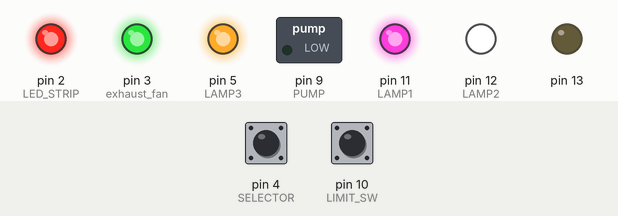
Simulated run of this sketch. Board: Arduino Uno, built with avr-gcc and run on an emulated ATmega328P. Shown: switched loads named in the sketch (green lamp = pin HIGH), output pins drawn as LEDs (lit = HIGH). Inputs (shaded band) come from the test bench; at power-on: pin 4 (SELECTOR) LOW, pin 10 (LIMIT_SW) LOW. The local clock reads 2024-03-15 10:24:30 at power-on unless the sketch sets it; what the sketch prints to the serial monitor is not drawn.

Above: at 2.2 s.
2.3 s: pin 4 (SELECTOR) pulled HIGH for 0.15 s
At 2.37 s:
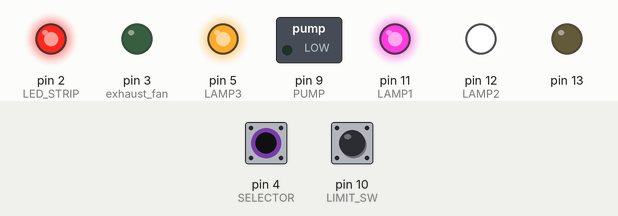
8.0 s: pin 4 (SELECTOR) pulled HIGH for 3.2 s
At 12.2 s:
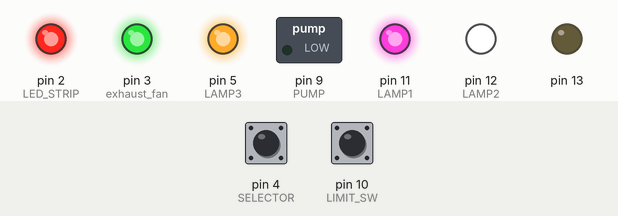
12.7 s: pin 4 (SELECTOR) driven HIGH and pin 10 (LIMIT_SW) driven HIGH
At 13.5 s:
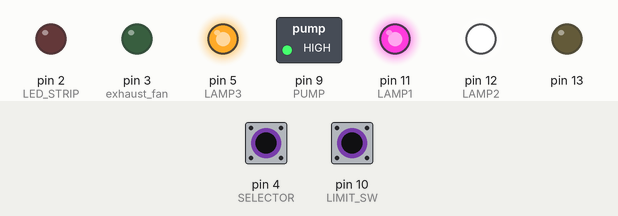
15.7 s: pin 4 (SELECTOR) driven LOW
At 16.8 s:
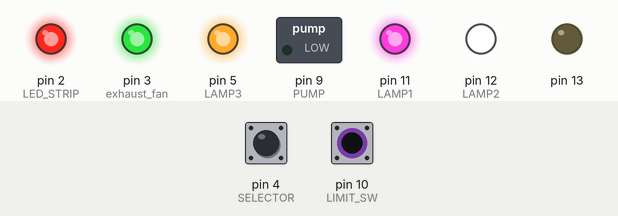
Timing chart, 0 to 18.2 s (numbered marks = the images above; inputs shaded):
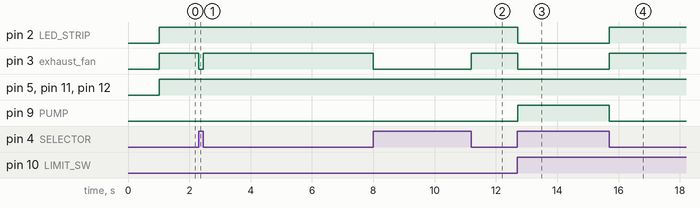

The sketch:

Hydroponics_Arduino.ino
```cpp
#include "DS3231.h"
#include <Wire.h>
#include <EEPROM.h>
#include <Nextion.h>
#include <avr/pgmspace.h>
#include <stdlib.h>
#include <SoftwareSerial.h>

SoftwareSerial espSerial(7, 6);
#define TIMER_INTERVAL_MS 1
#define LED_ON_TIME_MS 3000


#define SDA A4
#define SCL A5
#define SELECTOR 4
#define PUMP 9
#define LIMIT_SW 10
#define LAMP1 11
#define LAMP2 12
#define LAMP3 5 //D13 pindah ke 5
#define LED_STRIP 2
#define exhaust_fan 3
// byte set_year = 23;
// byte set_month = 03;
// byte set_date = 31;
// byte set_hour = 13;
// byte set_minute = 41;
// byte set_second = 0;

int hour, minute;
bool autoMode = true;


DS3231 myRTC;

String temp, humid, tds, ph, dist;
const long interval = 500;
unsigned long currentMillis;
unsigned long previousMillis;


volatile bool ledOn = false;
volatile int interruptCounter = 0;
bool door_opened = false;
bool limitSW_state, selector_state;
char buffer[35] = {0};
/*
  [0][x] = Hour, [1][x] = Minute,
  x = [Start setpoint 1, end setpoint 1, start setpoint 2, end setpoint 2 ...]
*/
int setpoint[2][6] = {{0, 0, 0, 0, 0, 0},
  {0, 0, 0, 0, 0, 0}
};


//NEXTION VARIABLE DECLARATIONS
const char st_SP1_h[] PROGMEM = "SP1_h";
const char st_SP1End_h[] PROGMEM = "SP1End_h";
const char st_SP2_h[] PROGMEM = "SP2_h";
const char st_SP2End_h[] PROGMEM = "SP2End_h";
const char st_SP3_h[] PROGMEM = "SP3_h";
const char st_SP3End_h[] PROGMEM = "SP3End_h";
const char st_SP1_m[] PROGMEM = "SP1_m";
const char st_SP1End_m[] PROGMEM = "SP1End_m";
const char st_SP2_m[] PROGMEM = "SP2_m";
const char st_SP2End_m[] PROGMEM = "SP2End_m";
const char st_SP3_m[] PROGMEM = "SP3_m";
const char st_SP3End_m[] PROGMEM = "SP3End_m";

const char *const nex_SPvar[][6] PROGMEM = {{st_SP1_h, st_SP1End_h, st_SP2_h, st_SP2End_h, st_SP3_h, st_SP3End_h},
  {st_SP1_m, st_SP1End_m, st_SP2_m, st_SP2End_m, st_SP3_m, st_SP3End_m}
};

int CurrentPage = 0;
char buffer2[40];
NexText nex_setpoints = NexText(1, 44, "setpoints");
NexButton bSetting = NexButton(0, 7, "bSetting");  // Button added
NexButton bUpdate = NexButton(1, 57, "bUpdate");   // Button added
NexDSButton btLamp = NexDSButton(1, 37, "btLamp"); // Dual state button added
NexPage page0 = NexPage(0, 0, "page0"); // Page added as a touch event
NexPage page1 = NexPage(1, 0, "page1"); // Page added as a touch event

NexTouch *nex_listen_list[] =
{
  &bSetting, // Button added
  &bUpdate,  // Button added
  &btLamp,   // Button added
  &page0,    // Page added as a touch event
  &page1,    // Page added as a touch event
  NULL       // String terminated
};                 // End of touch event

// END OF NEXTION DECLARATION


//int incomingByte;
//String incomingStr = "a";
//String parsedHour, parsedMin;
//int ind1, ind2, hour_now, min_now;

uint32_t force_lamp = 0;

void setup() {
  //TIMER ISR
  // Configure Timer 2 for CTC mode
  TCCR2A = (1 << WGM21);                  // Enable CTC mode
  TCCR2B = (1 << CS22); //| (1 << CS21);     // Set prescaler to 64
  OCR2A = TIMER_INTERVAL_MS * 250 - 1;    // Set OCR2A for a 1ms timer interval

  // Enable Timer 2 Compare A Match interrupt
  TIMSK2 = (1 << OCIE2A);
  sei();

  //Initialize PinModes
  pinMode(13, OUTPUT);
  pinMode(SELECTOR, INPUT);
  pinMode(PUMP, OUTPUT);
  pinMode(LIMIT_SW, INPUT);
  pinMode(LAMP1, OUTPUT);
  pinMode(LAMP2, OUTPUT);
  pinMode(LAMP3, OUTPUT);
  pinMode(LED_STRIP, OUTPUT);
  pinMode(exhaust_fan, OUTPUT);
  pinMode(3, OUTPUT);

  Wire.begin();
  Serial.begin(115200);  // Start serial comunication at baud=115200
  Serial.println("starting...");
  espSerial.begin(9600);
  bSetting.attachPush(bSettingPushCallback);
  bUpdate.attachPush(bUpdatePushCallback);
  btLamp.attachPush(btLampPushCallback);
  page0.attachPush(page0PushCallback);  // Page press event
  page1.attachPush(page1PushCallback);  // Page press event
  //  Serial.print(myRTC.getYear(), DEC);
  //  Serial.print('/');
  //  Serial.print(myRTC.getMonth(century), DEC);
  //  Serial.print('/');
  //  Serial.print(myRTC.getDate(), DEC);
  //  Serial.print(' ');
  //  Serial.print(myRTC.getHour(h24, time_pm), DEC);
  //  Serial.print(':');
  //  Serial.print(myRTC.getMinute(), DEC);
  //  Serial.print(':');
  //  Serial.print(myRTC.getSecond(), DEC);
  //  Serial.println();

  //save_setPoint(); //TO RESET EEPROM VALUE
  call_setPoint();
  delay(1000);
}


void loop() {
           // End of touch event
  currentMillis = millis();
  if (espSerial.available()) {
    String receivedString = espSerial.readStringUntil('\n');  // Read the string until a newline character is received
    //    Serial.println(receivedString);                          // Print the received string on Serial Monitor
    getSensorVal(receivedString);
  }

  if (currentMillis - previousMillis >= interval) {
    getTime();
    if (CurrentPage == 0) nex_SendData();
    LEDcontrol();
    previousMillis = currentMillis;

  }

  checkMode();
  //Serial.println(digitalRead(LED_STRIP));


  delay(10);
  nexLoop(nex_listen_list);
}


void checkMode() {
  limitSW_state = digitalRead(LIMIT_SW);
  selector_state = digitalRead(SELECTOR);

  if (selector_state) { //AUTO MODE
    //Serial.println("AUTO Mode");
    if (!autoMode)
    {
      autoMode = true;
      digitalWrite(3, !HIGH);
      digitalWrite(6, !LOW);
      //Serial.println("AUTO");
    }

    if (limitSW_state) {
      //Serial.println("LIMIT ON");
      if (!door_opened) {
        digitalWrite(PUMP, !LOW);
        LEDWarning();
        door_opened = true;
      }
    }
    else {
      //Serial.println("Limit Off");
      digitalWrite(PUMP, !HIGH);
      digitalWrite(LED_STRIP, !LOW);
      door_opened = false;
    }

  }
  else { //MANUAL MODE
    //Serial.println("MANUAL Mode, PUMP ALWAYS ON");
    digitalWrite(3, !LOW);
    digitalWrite(6, !HIGH);
    digitalWrite(PUMP, !HIGH);
    digitalWrite(LED_STRIP, !LOW);
    door_opened = false;
    autoMode = false;
  }
}


void getTime() {
  int year, month, date, second;
  bool century = false;
  bool h24 = false;
  bool time_pm = false;
  year = int(myRTC.getYear());
  month = int(myRTC.getMonth(century));
  date =  int(myRTC.getDate());
  hour =  int(myRTC.getHour(h24, time_pm));
  minute = int(myRTC.getMinute());
  second = int(myRTC.getSecond());
  if (CurrentPage == 0) nex_SendTime(year, month, date, hour, minute, second);
}


void LEDWarning() {
  digitalWrite(LED_STRIP, !HIGH);
  ledOn = true;
  interruptCounter = 0;
}

ISR(TIMER2_COMPA_vect) {
  // Check if LED is on
  if (ledOn == true) {
    //Serial.println(currentMillis);

    // Increment interrupt counter
    interruptCounter++;

    // Check if on-time has elapsed
    if (interruptCounter >= LED_ON_TIME_MS / TIMER_INTERVAL_MS) {
      // Turn off LED and reset interrupt counter
      digitalWrite(LED_STRIP, !LOW);
      ledOn = false;
      interruptCounter = 0;
      //Serial.println("3 Seconds Elapsed!");
    }
  }
}
```

func_ExhaustControl.ino
```cpp
void exhaustControl(float humid)
{
  if (humid < 50) analogWrite(exhaust_fan, 40);
  else if (humid < 55) analogWrite(exhaust_fan, pwmMapper(35));
  else if (humid < 60) analogWrite(exhaust_fan, pwmMapper(50));
  else if (humid < 65) analogWrite(exhaust_fan, pwmMapper(55));
  else if (humid < 70) analogWrite(exhaust_fan, pwmMapper(65));

}

int pwmMapper(int fan_spd)
{
  return map(fan_spd, 0, 100, 0, 255);
}
```

func_LEDControl.ino
```cpp
/* setpoints:
    LAMP 1 : 12:01 - 18:30
    LAMP 2 : 15:00 - 17:30
    LAMP 3 : 09:00 - 16:30,
*/


void LEDcontrol () {


  if (force_lamp != 1) {
    digitalWrite(13,LOW);
    for (int a = 0; a <= 4; a = a + 2)
    { if (setpoint[0][a] <= hour && hour <= setpoint[0][a + 1])
      {
        if (((hour == setpoint[0][a]) && (hour == setpoint[0][a + 1])) || (hour == setpoint[0][a + 1])) {
          if (minute < setpoint[1][a + 1]) growLight_ON(a);
          else  growLight_OFF(a);

          }
        else if (hour == setpoint[0][a]) {
          if (minute >= setpoint[1][a])
            growLight_ON(a);
          else growLight_OFF(a);

        }

        else growLight_ON(a);

      }

      else  growLight_OFF(a);
    }
  }
  else {
    digitalWrite(13,HIGH);
    digitalWrite(LAMP1, !HIGH);  // Turn ON internal LED
    digitalWrite(LAMP2, !HIGH);
    digitalWrite(LAMP3, !HIGH);
  }
}


void growLight_ON(int rack)
{
  switch (rack) {
    case 0:
      digitalWrite(LAMP1, !HIGH);
      break;
    case 2:
      digitalWrite(LAMP2, !HIGH);
      break;
    case 4:
      digitalWrite(LAMP3, !HIGH);
      break;
  }
}

void growLight_OFF(int rack)
{
  switch (rack) {
    case 0:
      digitalWrite(LAMP1, !LOW);
      break;
    case 2:
      digitalWrite(LAMP2, !LOW);
      break;
    case 4:
      digitalWrite(LAMP3, !LOW);
      break;
  }
}
```

func_nextion.ino
```cpp
void nex_SendData() {
  sprintf (buffer2, "suhu.txt=\"%s\"", temp.c_str());
  Serial.print(buffer2);
  clearNextionSerial();
  sprintf (buffer2, "air.txt=\"%s\"", dist.c_str());
  Serial.print(buffer2);
  clearNextionSerial();
  sprintf (buffer2, "humidity.txt=\"%s\"", humid.c_str());
  Serial.print(buffer2);
  clearNextionSerial();
  sprintf (buffer2, "tds.txt=\"%s\"", tds.c_str());
  Serial.print(buffer2);
  clearNextionSerial();
  sprintf (buffer2, "ph.txt=\"%s\"", ph.c_str());
  Serial.print(buffer2);
  clearNextionSerial();
}

void nex_SendTime(int yr, int m, int d, int h, int mnt, int s) {
  yr += 2000;
  sprintf (buffer2, "year.txt=\"%d\"", yr);
  Serial.print(buffer2);
  clearNextionSerial();
  sprintf (buffer2, "month.txt=\"%d\"", m);
  Serial.print(buffer2);
  clearNextionSerial();
  sprintf (buffer2, "day.txt=\"%d\"", d);
  Serial.print(buffer2);
  clearNextionSerial();
  sprintf (buffer2, "hour.txt=\"%d\"", h);
  Serial.print(buffer2);
  clearNextionSerial();
  sprintf (buffer2, "min.txt=\"%d\"", mnt);
  Serial.print(buffer2);
  clearNextionSerial();
  sprintf (buffer2, "sec.txt=\"%d\"", s);
  Serial.print(buffer2);
  clearNextionSerial();

}


void nex_sendSP() {


  for (int i = 0; i < 6; i++) {
    strcpy_P(buffer, (char *)pgm_read_word(&(nex_SPvar[0][i])));
    sprintf (buffer2, "%s.val=%d", buffer, setpoint[0][i] );
    Serial.print(buffer2);
    clearNextionSerial();

    strcpy_P(buffer, (char *)pgm_read_word(&(nex_SPvar[1][i])));
    sprintf (buffer2, "%s.val=%d", buffer, setpoint[1][i] );
    Serial.print(buffer2);
    clearNextionSerial();
    //     sprintf(buffer, "Hour : %d \t  Minute : %d ", setpoint[0][i], setpoint[1][i]);
    //     Serial.println(buffer);

  }
}

void clearNextionSerial() {
  Serial.write(0xff);
  Serial.write(0xff);
  Serial.write(0xff);
}

void bSettingPushCallback(void *ptr)  // Press event for button setting
{
  nex_sendSP();
}  // End of press event


void bUpdatePushCallback(void *ptr)  // Press event for button Update
{
  memset(buffer, 0, sizeof(buffer));  // Clear the buffer, so we can start using it
  nex_setpoints.getText(buffer, sizeof(buffer));
  //  t13.getText(buffer, sizeof(buffer));
  //  Serial.println(buffer);
  splitSP(buffer);
  call_setPoint();
  delay(500);
  //  for (int i = 0; i < 12; i++) {
  //    sprintf (buffer2, "n%d.val=%d", i, EEPROM.read(i + 1));
  //    Serial.print(buffer2);
  //    clearNextionSerial();
  //  }
  //nex_sendSP();
}


void splitSP(char* setP) {
  int retrievedSP[12];
  char* token = strtok(setP, ",");
  int i = 0;
  //  int charLength= strlen(setP);
  while (token != NULL) {
    //Serial.println(retrievedSP[i]);
    retrievedSP[i] = atoi(token);
    token = strtok(NULL, ",");
    i++;

  }
  for (int i = 0; i < 12; i++)  EEPROM.write(i + 1, retrievedSP[i]);
}

void btLampPushCallback(void *ptr)  // Press event for button btLamp
{

  btLamp.getValue(&force_lamp);
//  sprintf (buffer2, "n0.val=%d", force_lamp);
//  Serial.print(buffer2);
  clearNextionSerial();
  //  Serial.println(force_lamp);
  //  Serial.print(force_lamp);
  //  clearNextionSerial();
}  // End of press event


void page0PushCallback(void *ptr)  // If page 0 is loaded on the display, the following is going to execute:
{
  CurrentPage = 0;  // Set variable as 0 so from now on arduino knows page 0 is loaded on the display
}  // End of press event


// Page change event:
void page1PushCallback(void *ptr)  // If page 1 is loaded on the display, the following is going to execute:
{
  CurrentPage = 1;  // Set variable as 1 so from now on arduino knows page 1 is loaded on the display
}  // End of press event
```

func_readSensors.ino
```cpp
void getSensorVal(String data) {
  char* token2 = strtok(data.c_str(), ";");
  int i = 0;
  while (token2 != NULL) {
    //Serial.println(retrievedSP[i]);
    switch (i) {
      case 0:
        humid = String(token2);
        break;
      case 1:
        temp = String(token2);
        break;
      case 2:
        tds = String(token2);
        break;
      case 3:
        ph = String(token2);
        break;
      case 4:
        dist = String(token2);
        break;
    }
    token2 = strtok(NULL, ";");
    i++;
  }
//  Serial.print("Sensor Value : ");
//  Serial.print(humid);
//  Serial.print(" , ");
//  Serial.print(temp);
//  Serial.print(" , ");
//  Serial.print(tds);
//  Serial.print(" , ");
//  Serial.print(ph);
//  Serial.print(" , ");
//  Serial.println(dist);
}

float measurePH() {
}
```

func_setpoints.ino
```cpp
void save_setPoint() {
  EEPROM.write(1, 12); //Hour setp1
  EEPROM.write(2, 18);
  EEPROM.write(3, 15);
  EEPROM.write(4, 17);
  EEPROM.write(5, 9);
  EEPROM.write(6, 16);
  EEPROM.write(7, 1); //Minute setpoint 1
  EEPROM.write(8, 30);
  EEPROM.write(9, 0);
  EEPROM.write(10, 30);
  EEPROM.write(11, 0);
  EEPROM.write(12, 30);

  Serial.println("setpoint");
}

void call_setPoint() {
  int j=6;
  for (int i = 0; i < 6; i++) {
    setpoint[0][i] = EEPROM.read(i + 1); //read hour

    setpoint[1][i] = EEPROM.read(j + 1); //read minute
    j++;
//     sprintf(buffer, "Hour : %d \t  Minute : %d ", setpoint[0][i], setpoint[1][i]);
//     Serial.println(buffer);

  }


  //(start_setP1 + "  " + start_setP2 + "  " + end_setP1 + "  " + end_setP2 );

}
```

Measured:
- after the input at 2.3 s, pin 3 (exhaust_fan): HIGH → LOW at once, → HIGH 0.15 s later
- after the input at 8.0 s, pin 3 (exhaust_fan): HIGH → LOW at once, → HIGH 3.2 s later
- after the input at 12.7 s, pin 2 (LED_STRIP), pin 3 (exhaust_fan): HIGH → LOW at once; pin 9 (PUMP): LOW → HIGH at once
- after the input at 15.7 s, pin 3 (exhaust_fan): LOW → HIGH at once; pin 9 (PUMP): HIGH → LOW at once
